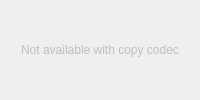
           <widget class="QWidget" name="filters_tab">
            <attribute name="title">
             <string>Filters</string>
            </attribute>
            <layout class="QGridLayout" name="gridLayout_23">
             <item row="0" column="0">
              <widget class="QStackedWidget" name="stackedWidget_10">
               <widget class="QWidget" name="page_20">
                <layout class="QVBoxLayout" name="verticalLayout_18">
                 <property name="leftMargin">
                  <number>0</number>
                 </property>
                 <property name="topMargin">
                  <number>0</number>
                 </property>
                 <property name="rightMargin">
                  <number>0</number>
                 </property>
                 <property name="bottomMargin">
                  <number>0</number>
                 </property>
                 <item>
                  <widget class="QLabel" name="label_35">
                   <property name="enabled">
                    <bool>false</bool>
                   </property>
                   <property name="text">
                    <string>Not available with copy codec</string>
                   </property>
                   <property name="alignment">
                    <set>Qt::AlignCenter</set>
                   </property>
                  </widget>
                 </item>
                </layout>
               </widget>
               <widget class="QWidget" name="page_21"/>
              </widget>
             </item>
            </layout>
           </widget>
